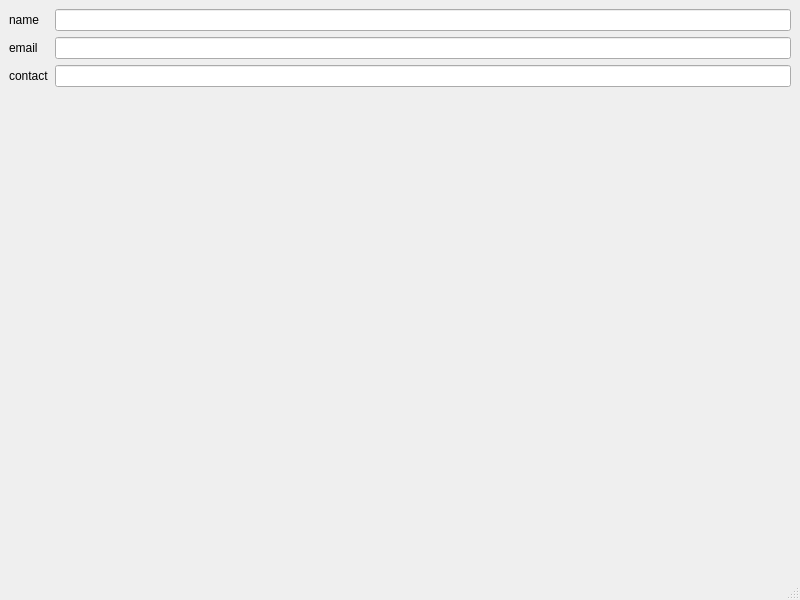
<?xml version="1.0" encoding="UTF-8"?>
<ui version="4.0">
 <class>MainWindow</class>
 <widget class="QMainWindow" name="MainWindow">
  <property name="geometry">
   <rect>
    <x>0</x>
    <y>0</y>
    <width>800</width>
    <height>600</height>
   </rect>
  </property>
  <property name="windowTitle">
   <string>MainWindow</string>
  </property>
  <widget class="QWidget" name="centralwidget">
   <layout class="QFormLayout" name="formLayout">
    <item row="0" column="0">
     <widget class="QLabel" name="label">
      <property name="text">
       <string>name</string>
      </property>
     </widget>
    </item>
    <item row="2" column="0">
     <widget class="QLabel" name="label_2">
      <property name="text">
       <string>contact</string>
      </property>
     </widget>
    </item>
    <item row="1" column="0">
     <widget class="QLabel" name="label_3">
      <property name="text">
       <string>email</string>
      </property>
     </widget>
    </item>
    <item row="0" column="1">
     <widget class="QLineEdit" name="lineEdit"/>
    </item>
    <item row="1" column="1">
     <widget class="QLineEdit" name="lineEdit_2"/>
    </item>
    <item row="2" column="1">
     <widget class="QLineEdit" name="lineEdit_3"/>
    </item>
   </layout>
  </widget>
  <widget class="QMenuBar" name="menubar">
   <property name="geometry">
    <rect>
     <x>0</x>
     <y>0</y>
     <width>800</width>
     <height>22</height>
    </rect>
   </property>
  </widget>
  <widget class="QStatusBar" name="statusbar"/>
 </widget>
 <resources/>
 <connections/>
</ui>
